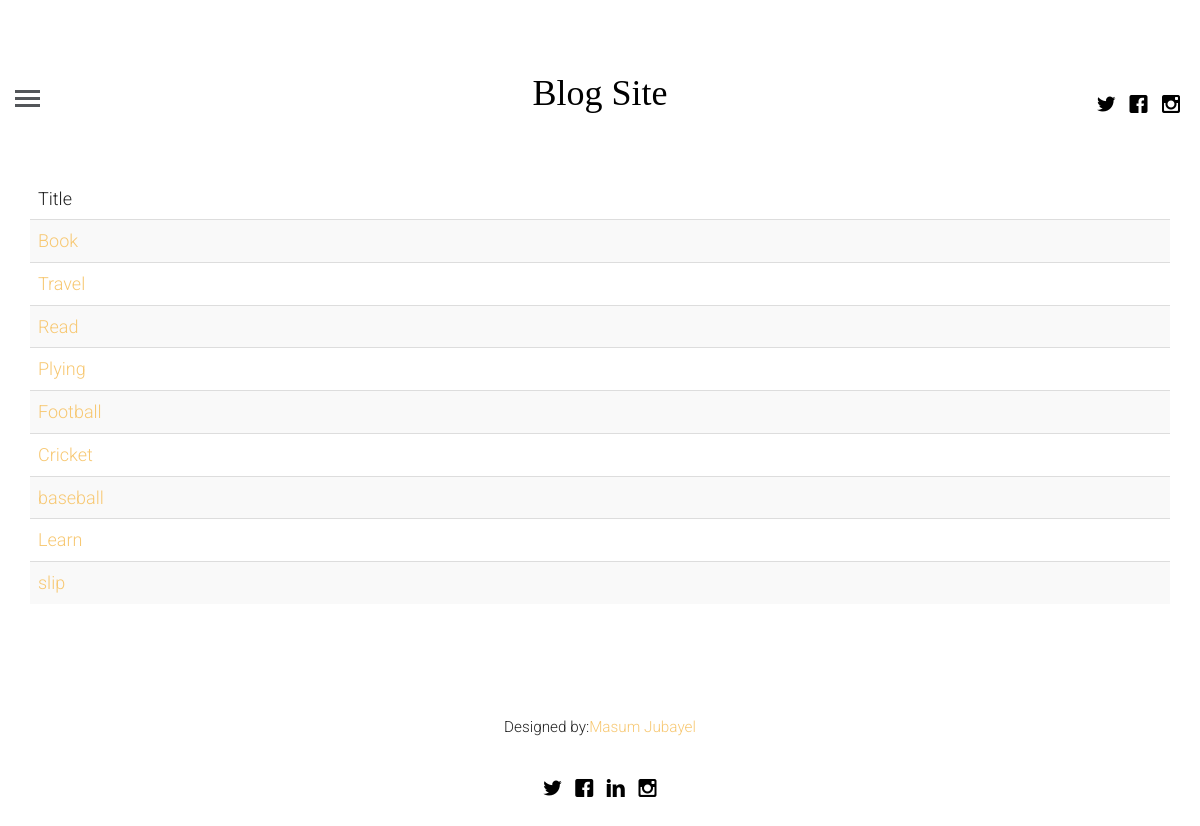
The page /category on the database its author committed.
### blogapp/models.py (models this page shows, shortened)
class category(models.Model):
    name = models.CharField(max_length=100)

### blogapp/views.py (the view)
# urls.py: path('category', views.getCategory.as_view(), name="category"),
class getCategory(TemplateView):
    def get(self, request):
        query = category.objects.all()
        return render(request, 'topics.html', {"topic": query})

### templates/topics.html (shortened to what this page needs)
{% extends "base.html" %}
{% load static %}
{% block content %}
    <div class="container">
        <table class="table table-striped">
             <thead>
                <tr>
                    <td>Title</td>
                </tr>
            <tbody>
                {% for t in topic %}
                    <tr>
                        <td><a href="{% url 'blog:topic' name=t.name %}">{{ t.name }}</a></td>
                    </tr>
                {% endfor %}
            </tbody>
            </thead>
    </table>
    </div>
{% endblock %}

### blogapp/static/css/style.css (style rules this page uses)
html { background: #fff; }
body { font-family: "Roboto", arial, sans-serif; font-size: 18px; font-weight: 300; line-height: 1.8; color: #222; background: #fff; }
a { color: #f7c873; -webkit-transition: 0.5s; -o-transition: 0.5s; transition: 0.5s; }

### rows shown on the page
category: name "Book"
category: name "Travel"
category: name "Read"
category: name "Plying"
category: name "Football"
category: name "Cricket"
category: name "baseball"
category: name "Learn"
category: name "slip"
